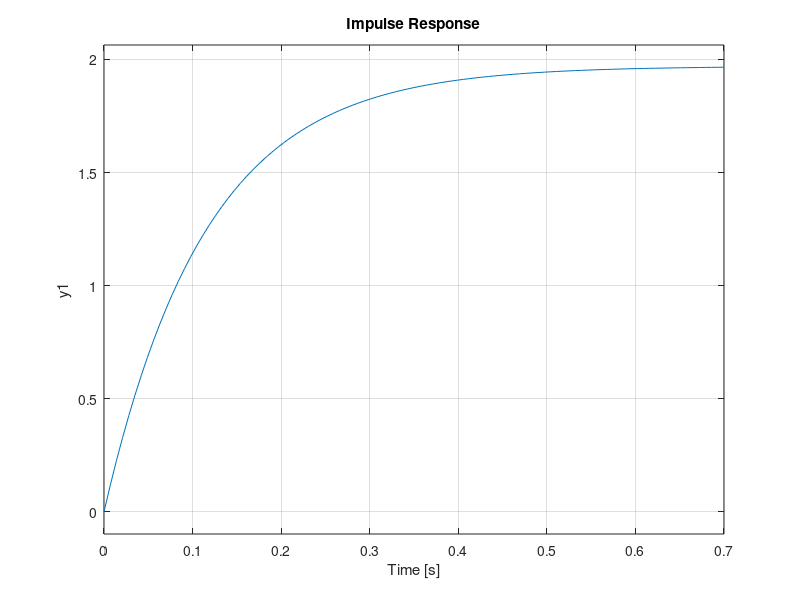

Source code (MATLAB):
%% HW 3 Missael, Alejandra, Julio, Carlos

T = 1000; 
T = 1;
G = ss([0, 1; 0, -8.68]/T, [0;900]/T, [1, 0], [0])

figure(2)
clf
impulse(G*0.019)

h=0.2;
Gd = c2d(G,h)

% From solution
Gamma = [103.68*(h+0.1152*exp(-8.68*h) - 0.1152)
    -103.68*exp(-8.68*h) + 103.68]


